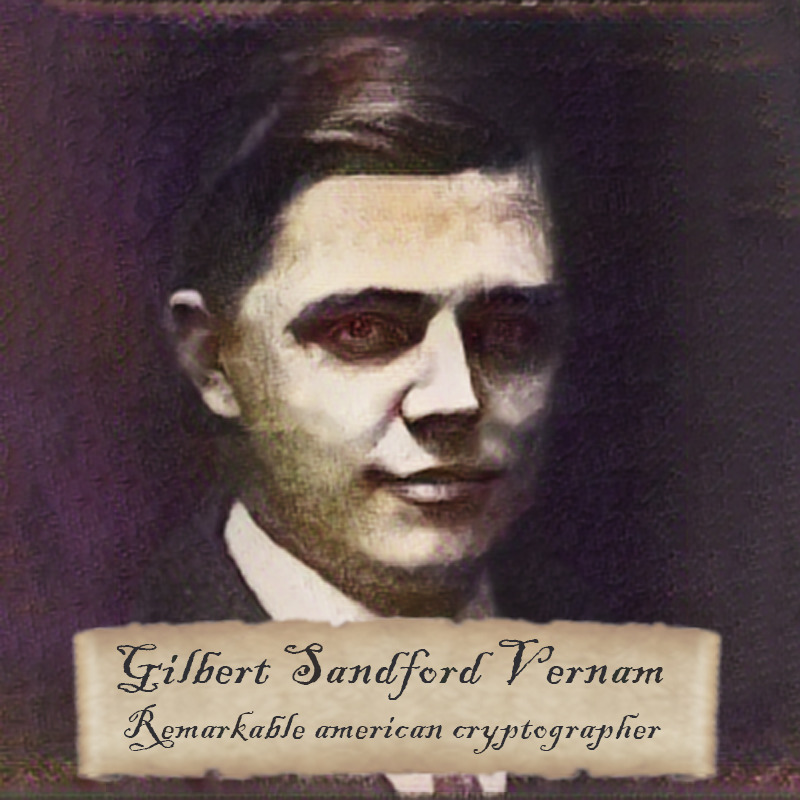
#> input picture materials/vernam_photo.jpeg, 800 x 800 px; the run also reads 1 picture not shown here
$ jupyter execute --allow-errors CTF_QRate.ipynb
#> lines starting #> are read from the running program, lines starting #| are printed output that depends on the picture
# Задача на CTF от компании QRate
**Категории**: криптография, стеганография

**Материалы**: картинка vernam.jpeg

**Текст задачи**: Вам досталась редкая диковинка: портрет Гильберта Вернама, известного криптографа. Сможете ли вы разгадать его секрет?

## Введение

**Этот документ содержит интерактивную графику, которую не поддерживают многие IDE. Чтобы гарантировать корректное отображение, открывайте его в браузере через Jupiter.**

Так как QRate - это компания, которая занимается квантовой криптографией, я хотел включить в задачу что-то связанное с ней.

Основная цель криптографии - это безопасная коммуникация, содержание которой остается в секрете. Для этого классические криптографы используют различные шифры и алгоритмы. Безопасность в них гарантируется сложностью и необычностью математики, используемой для шифрования.

Квантовая криптография в противовес этому фокусируется не на самих шифрах, но на ключах, которые в них используются. Есть ряд довольно простых шифров, гарантирующих абсолютную невозможность взлома. Единственное условие - наличие у пары коммуницирующих агентов (Алисы и Боба) одинакового истинно случайного ключа, который будет использован в процессе.

Наиболее распространенный вариант такого шифрования - это шифр Вернама: ключ и сообщение складываются по модулю два сначала Алисой для шифровки, а затем Бобом для расшифровки. При этом ключ может быть использован для шифрования только одной части сообщения одинаковой с ним длины. Именно нарушение этого правила делает возможной атаку, которую я предлагаю участникам осуществить в этой задаче.

Почему же нельзя использовать ключ несколько раз? Дело в том, что многократное повторное использование секретного ключа дает возможность сделать частотный анализ. Злоумышленник (Ева) всё еще не знает, как расшифровать те или иные зашифрованные символы, но он может посчитать их количество в потоке информации, после чего определить язык сообщения. Сопоставив гистограмму частоты символов языка с полученной, Ева может расшифровать часть символов, вычислить с их помощью ключ, и узнать содержание всего сообщения.

Этот документ устроен следующим образом: сначала мы проследим решение задачи с точки зрения участника соревнования. После этого, я расскажу, как именно создавалась задача. Такой подход позволит вам вносить изменения в структуру задачи, ведь вы будете знать её с обеих сторон. Начнем с решения.

## Часть первая: Решение задачи

Первое, что увидит участник, загрузив материалы задачи - это картинка vernam.jpeg.

Даже если участник не знает, кто такой Гилберт Вернам, он может загуглить его имя. В Википедии его самая значимая работа (шифр Вернама) выделена в отдельный раздел. Отсюда участник должен понять, что задача будет связана с шифром Вернама (он также известен как одноразовый блокнот).

**Первая подсказка: шифр Вернама.**

Теперь попробуем поиграться с картинкой, чтобы найти остальные подсказки. Увеличим насыщенность цвета. Участник может сделать это в любом графическом редакторе.

[cell 1]
# Для интерактивной графики.
from ipywidgets import interact
# Для работы с картинками.
from PIL import Image
# Для частотного анализа.
from collections import Counter
# Для работы с массивами при обработке картинок и не только.
import numpy as np
# Для построения графиков.
from matplotlib import pyplot as plt

[cell 2]
# Функция обрезает надпись из картинки vernam.jpeg.
def prepare_image(image):
    image = image.crop((100, 625, 700, 775))
    image = image.resize((900,300))
    return image

# Загружаем картинки из материалов.
initial_image = prepare_image(Image.open("materials/vernam_photo.jpeg"))
#> in prepare_image, `image = image.crop((100, 625, 700, 775))`:
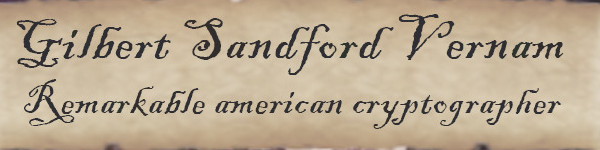
#> image: PIL image 600x150 RGB; mean R, G, B 187.9, 170.8, 146.2
#> in prepare_image, `image = image.resize((900,300))`:
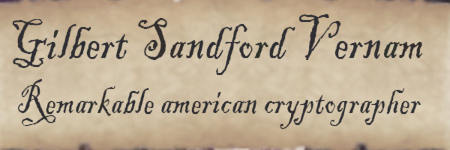
#> image: PIL image 900x300 RGB (shown at 1/2 size); mean R, G, B 187.9, 170.9, 146.2
saturated_image = prepare_image(Image.open("materials/vernam_saturated.png"))
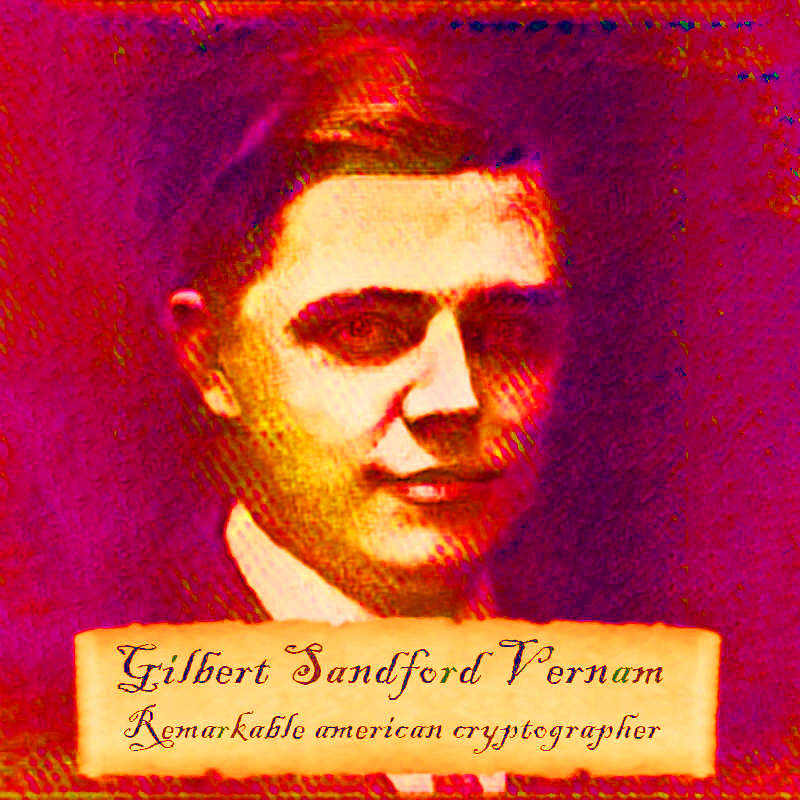
#> input picture materials/vernam_saturated.png, 800 x 800 px
#> in prepare_image (call 2), `image = image.crop((100, 625, 700, 775))`:
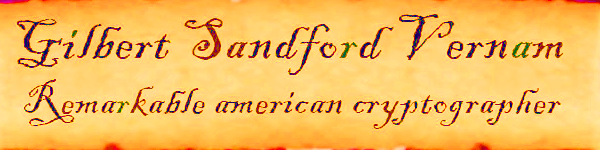
#> image: PIL image 600x150 RGB; mean R, G, B 244.5, 187.9, 94.6
#> in prepare_image (call 2), `image = image.resize((900,300))`:
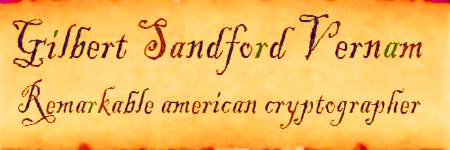
#> image: PIL image 900x300 RGB (shown at 1/2 size); mean R, G, B 244.2, 188.1, 94.8
saturated_blured_image = prepare_image(Image.open("materials/vernam_saturated_blured.png"))
#> in prepare_image (call 3), `image = image.crop((100, 625, 700, 775))`:
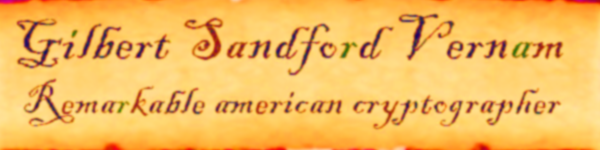
#> image: PIL image 600x150 RGB; mean R, G, B 244.4, 187.8, 94.6
#> in prepare_image (call 3), `image = image.resize((900,300))`:
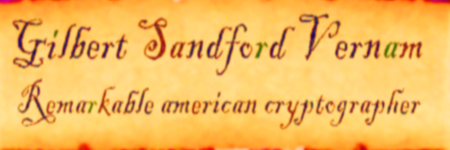
#> image: PIL image 900x300 RGB (shown at 1/2 size); mean R, G, B 244.4, 187.8, 94.7

# Массивы пикселей по каналам для создания цветовой маски.
saturated_blured_image_array = np.array(saturated_blured_image)
saturated_blured_image_array_HSV = np.array(saturated_blured_image.convert("HSV"))
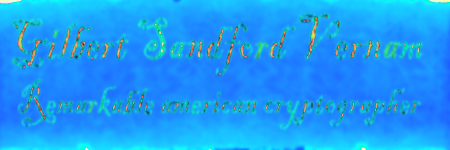
#> saturated_blured_image_array_HSV: shape (300, 900, 3) (shown at 1/2 size); mean R, G, B 30.2, 156.8, 244.5
#> the sliders are set to saturation = 0.5, mode = normal

# Отрисовка интерактивной графики.
@interact(saturation = (0.0, 1.0), mode = ['normal', 'isolate color'])
def saturate_image(mode, saturation = 0.0):
    # Режим без цветовой маски.
#> called with mode = 'normal', saturation = 0.5
    if mode == 'normal':
        resulting_image = Image.blend(initial_image, saturated_image, saturation)
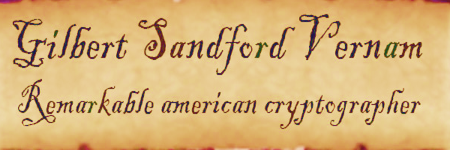
#> resulting_image: PIL image 900x300 RGB (shown at 1/2 size); mean R, G, B 215.8, 179.2, 120.2
#> the sliders are set to language = english
        display(resulting_image)
    # Режим с цветовой маской. Маска сгенерирована процедурно.
    if mode == 'isolate color':
        # Нижняя граница насыщенности.
        lower_mask = saturated_blured_image_array_HSV [:,:,2] >= 0
        # Верхняя граница насыщенности.
        upper_mask = saturated_blured_image_array_HSV [:,:,2] <= 231
        # Комбинация двух границ.
        mask = upper_mask * lower_mask
        # Фильтрация пикселей по границе.
        red = saturated_blured_image_array[:,:,0]*mask
        green = saturated_blured_image_array[:,:,1]*mask
        blue = saturated_blured_image_array[:,:,2]*mask
        isolated_mask = Image.fromarray(np.dstack((red,green,blue)))
        resulting_image_masked = Image.blend(initial_image, isolated_mask, saturation/1.3)
        display(resulting_image_masked)

Красным написано: same key, что намекает на то, что мы нарушили правила одноразовых блокнотов, использовав один и тот же ключ.

**Вторая подсказка: один и тот же ключ**

Зеленым написано .rar, что вместе с форматом картинки .jpeg однозначно указывает любому опытному участнику CTF соревнований, что картинку нужно открыть как архив.
*Кстати, опытный участник CTF мог бы обойтись и без этого, просто посмотрев на размер картинки. 1.52МБ это перебор для картинки размером 800x800, тем более в формате jpeg.*

**Третья подсказка: .rar**

Итак, участник знает, что задача будет связана с шифром Вернама, причем ключ будет один и тот же. Кроме того, он знает, что остальные материалы задачи стоит поискать в картинке, открыв её как архив.

Открыв картинку как архив, мы обнаруживаем ровно один бинарный файл.

Он называется "t=0110001000100010011000100110011010010110011001101001011010011001100100100010001010010010100110011001001000100010100100101001100101100111011101110110011101100110.bin" и содержит в себе одну очень длинную (40 миллионов символов) строчку, состоящую из нулей, единиц и пробелов. Пробелы стоят каждые 160 символов.

Название очевидно дает нам символ из какой-то экзотической 160-битной кодировки.

**Четвертая подсказка: длина одного символа 160 бит.**

**Пятая подсказка: зашифрованный текст - это латиница.**

Участник наверняка потратит какое-то количество времени, пытаясь раскодировать символ, сопоставив его с ASCII кодом для 't'. Это возможно (позже об этом во второй части), но кодировка довольно нетривиальна, и её декодирование не требуется для получения флага и решения задачи. Утратив надежду сломать кодировку (или разгадав её), участник перейдет к содержимому бинарного файла.

Для начала, можно попробовать найти наш символ внутри бинарного файла. Такая функция есть в любом текстовом редакторе (find).

[cell 3]
# Копируем название, открываем файл.
t = "0110001000100010011000100110011010010110011001101001011010011001100100100010001010010010100110011001001000100010100100101001100101100111011101110110011101100110"
#> (the rest of this cell did not finish here and is left out)

Его там не окажется. Но как же так? Зачем давать символ, которого нет в тексте? А какие вообще символы там есть? Из четвертой подсказки участник знает, что длина одного символа - 160 бит. Именно эти мысли (ну или статья на википедии про шифр Вернама и атаки на него) и должны навести участника на идею частотного анализа. Поскольку в бинарном файле есть пробелы, участник может воспользоваться онлайн-сервисом или продвинутым текстовым редактором для его осуществления.

#> (a cell that did not finish here is left out)

Итак, участник знает, что в файле всего 84 разных вида символов. Самый частый из них встречается больше 40000 раз, самый редкий - ровно 1. Значит это не случайная последовательность нулей и единиц, а какой-то зашифрованный текст. При этом, буквы t, в том виде, в котором она была дана в названии, среди них нет.

А что если помимо экзотической 160битной кодировки текст также зашифрован шифром Вернама, а буква 't' дана в расшифрованном, первозданном виде? Тогда участник наверняка попробует найти букву t в зашифрованном виде. Для этого, хорошо было бы сначала определить язык, на котором написан зашифрованный в файле текст. Участник уже знает, что это латиница, поэтому следует рассмотреть самые основные варианты (английский, испанский, немецкий, французский, итальянский) и сравнить их распределения с полученным.

Участнику важно помнить, что его частотный портрет не получится идеальным, состоящим только из маленьких букв латиницы. Символов всё-таки целых 84, значит там есть и маленькие, и большие буквы, и знаки препинания, и что самое главное - пробелы. Пробел - самый распространенный знак в любом тексте, соответственно, он точно соответствует первому столбику, и его нужно убрать из выборки.

Для каждого из вариантов языков можно посчитать, насколько ожидаемый результат расходится с реальным. Это не обязательно, в нашем случае наилучший вариант видно на глаз, но мы всё равно сделаем это, чтобы убедиться.

[cell 5]
# Данные пяти языков, взятые из открытого источника (https://www.sttmedia.com/)
english_frequencies  = {'E': 12.60, 'T': 9.37, 'A': 8.34, 'O': 7.70, 'N': 6.80, 'I': 6.71, 'H': 6.11, 'S': 6.11, 'R': 5.68, 'L': 4.24, 'D': 4.14, 'U': 2.85, 'C': 2.73  , 'M': 2.53, 'W': 2.34, 'Y': 2.04, 'F': 2.03, 'G': 1.92, 'P': 1.66, 'B': 1.54, 'V': 1.06, 'K': 0.87, 'J': 0.23, 'X': 0.20, 'Q': 0.09, 'Z': 0.06}
spanish_frequencies = {'E': 13.72, 'A': 11.72, 'O': 8.44, 'S': 7.20, 'N': 6.83, 'R': 6.41, 'I': 5.28, 'L': 5.24, 'D': 4.67, 'T': 4.60, 'U': 4.55, 'C': 3.87, 'M': 3.08, 'P': 2.89, 'B': 1.49, 'H': 1.18, 'Q': 1.11, 'Y': 1.09, 'V': 1.05, 'G': 1.00, 'Ó': 0.76, 'Í': 0.70, 'F': 0.69, 'J': 0.52, 'Z': 0.47, 'Á': 0.44, 'É': 0.36, 'Ñ': 0.17, 'X': 0.14, 'Ú': 0.12, 'K': 0.11, 'W': 0.04, 'Ü': 0.02}
german_frequencies = {'E': 16.93, 'N': 10.53, 'I': 8.02, 'R': 6.89, 'S': 6.42, 'T': 5.79, 'A': 5.58, 'D': 4.98, 'H': 4.98, 'U': 3.83, 'L': 3.60, 'C': 3.16, 'G': 3.02, 'M': 2.55, 'O': 2.24, 'B': 1.96, 'W': 1.78, 'F': 1.49, 'K': 1.32, 'Z': 1.21, 'V': 0.84, 'P': 0.67, 'Ü': 0.65, 'Ä': 0.54, 'ß': 0.37, 'Ö': 0.30, 'J': 0.24, 'X': 0.05, 'Y': 0.05, 'Q': 0.02}
french_frequencies = {'E': 15.10, 'A': 8.13, 'S': 7.91, 'T': 7.11, 'I': 6.94, 'R': 6.43, 'N': 6.42, 'U': 6.05, 'L': 5.68, 'O': 5.27, 'D': 3.55, 'M': 3.23, 'C': 3.15, 'P': 3.03, 'É': 2.13, 'V': 1.83, 'H': 1.08, 'G': 0.97, 'F': 0.96, 'B': 0.93, 'Q': 0.89, 'J': 0.71, 'À': 0.54, 'X': 0.42, 'È': 0.35, 'Ê': 0.24, 'Z': 0.21, 'Y': 0.19, 'K': 0.16, 'Ô': 0.07, 'Û': 0.05, 'W': 0.04, 'Â': 0.03, 'Î': 0.03, 'Ü': 0.02, 'Ù': 0.02, 'Ë': 0.01, 'Œ': 0.01, 'Ç':0.01, 'Ï': 0.01}
italian_frequencies = {'E': 11.49, 'A': 10.85, 'I': 10.18, 'O': 9.97, 'N': 7.02, 'T': 6.97, 'R': 6.19, 'L': 5.70, 'S': 5.48, 'C': 4.30, 'D': 3.39, 'U': 3.16, 'P': 2.96, 'M': 2.87, 'H': 1.43, 'B': 1.05, 'F': 1.01, 'Z': 0.85, 'Q': 0.45, 'È': 0.42, 'À': 0.15, 'Ù': 0.12, 'Ò': 0.11, 'Ì': 0.09, 'É': 0.06}
languages = {'english': english_frequencies, 'spanish': spanish_frequencies, 'german': german_frequencies, 'french': french_frequencies, 'italian': italian_frequencies}

# Отрисовка интерактивных графиков.
#> (the rest of this cell did not finish here and is left out)

Теперь участник точно знает, что язык сообщения - английский. Ну а судя по его распределению буква 't' - вторая по частоте. Дело за малым - побитово сложить букву из названия файла и букву из текста и получить ключ, которым был зашифрован текст. Это можно сделать в любом удобном онлайн калькуляторе или вообще на бумажке.

[cell 6]
# Функция для побитового сложения.
def xor_two_letters(first, second):
    return ''.join(str(int(first[i]!=second[i])) for i in range(len(first)))

#> (the rest of this cell did not finish here and is left out)

Что же дальше? Может быть, попробовать расшифровать весь текст? Это возможно, но не требуется для решения задачи. Всё гораздо проще! Полученный ключ - это восьмибитная последовательность UTF-8, которая и является флагом. Её можно расшифровать любым онлайн дескриптором.

[cell 7]
# Функция для перевода из UTF-8 в текст.
def binary_utf8_to_string(message):
    return ''.join(chr(int(i, 2)) for i in [message[window:window + 8] for window in range(0, len(message), 8)])

#> (the rest of this cell did not finish here and is left out)

Задача решена.

## Часть вторая: создание задачи.

Для начала, я сделал картинку. Хотелось, чтобы она была похожа на загадочный фамильный портрет с лицом Гильберта Вернама. К сожалению, в интернете есть ровно одна фотография Вернама, и она не похожа на картину ни в одном приближении. Я использовал машинное обучение, чтобы увеличить разрешение, после чего совместил получившуюся картинку со styleGAN трансфером (переносили стиль какой-то картины эпохи возрождения). После этого я прифотошопил надпись. Всё буквы в надписи имеют одинаковые характеристики Saturation (10%) и Lightness, а вот Hue разведен по трем разным полюсам (R/G/B). Именно это позволяет проявить подсказки, увеличив насыщенность цвета.

После этого, я подготовил текст. Это книжка Николя Жизана "Квантовая случайность" на английском языке, переведенная в текстовый файл и очищенная от всех невосьмибитных символов. Получившийся текст можно увидеть в файле 'quantum_chance_eng.txt'. Текст этой книжки станет подарком самым упорным участникам, расшифровавшим весь текст после сдачи флага.

[cell 8]
book = open("materials/quantum_chance_eng.txt", "r")
#> (reads materials/quantum_chance_eng.txt from the repository)
#> the sliders are set to language = english
book_text = book.read()
book.close()

print(book_text)

Чтобы убедиться, что этот текст подходит для частотного анализа, нужно сравнить частоты его символов с частотами разных языков (и убедиться, что английский самый подходящий кандидат). Кроме того, это позволит выбрать символ, который мы предложим найти участникам. Символ должен быть на одинаковой позиции в обоих графиках (не учитывая пробел). Проверим это.

[cell 9]
# Получение данных для графика.
book_text_counter = Counter(book_text)
book_text_counter["/n"] = book_text_counter.pop('\n')
book_text_counter_sorted = book_text_counter.most_common()
letters = list(letter[0] for letter in book_text_counter_sorted[1:len(book_text_counter_sorted)])
frequencies = list((book_text_counter[letter] for letter in letters))

# Отрисовка интерактивных графиков.
@interact(language = ['english', 'spanish', 'german', 'french', 'italian'])
def compare_frequencies_text_graph(language):
    # Сохранение выбранного языка.
#> called with language = 'english'
    language_frequencies = languages[language]

    # Получение данных для графика.
    symbols = list(str(list(language_frequencies.keys())[i]) + '/' + str(letters[i]) for i in range (len(language_frequencies.keys())))
    language_frequencies_array = list(language_frequencies.values())
    our_frequencies_array = list(frequency/sum(frequencies[0 : len(language_frequencies_array)]) * 100 for frequency in frequencies[0 : len(language_frequencies_array)])

    # Построение графика.
    x_axis = np.arange(len(symbols))
    plt.bar(x_axis - 0.2, language_frequencies_array, 0.4, color = 'orange')
    plt.bar(x_axis + 0.2, our_frequencies_array, 0.4, color = 'green')
    plt.xticks(x_axis, symbols, fontsize = 20)
    plt.show()
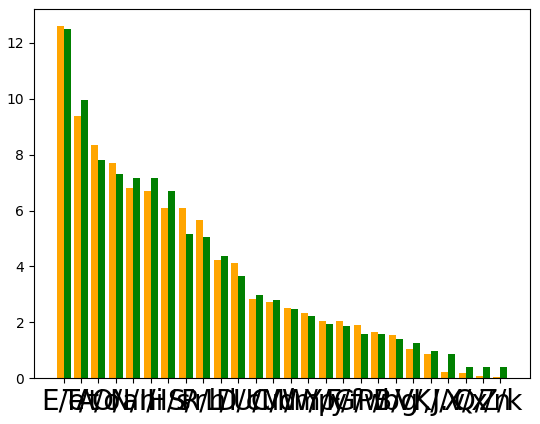
#> figure drawn by matplotlib, 1 panel; tallest bar 12.6 high, from x = -0.4 to 0; tallest bar 12.49 high, from x = -2.78e-17 to 0.4

    # Подсчет разницы.
    difference = np.sqrt(sum((language_frequencies_array[x]-our_frequencies_array[x])**2 for x in range(len(symbols))))
    print('Расхождение: ' + str(round(difference, 2)))

Чтобы упростить задачу, я принял решение дать первую согласную букву 't'.

Для шифра Вернама мы с Элом решили использовать флаг mctf{try_using_QRNG}. QRNG - это квантовый генератор случайных чисел, именно он используется для генерации ключей в квантовых коммуникациях. Если бы мы использовали его и не повторяли ключ для шифрования каждого символа, частотный анализ и все другие атаки стали бы невозможны.

Флаг содержит ровно 20 символов, а значит в битовом представлении его длина 160 бит.

[cell 10]
flag = 'mctf{try_using_QRNG}'

# Функция перевода текста в битовую строку в формате UTF-8
def string_to_binary_utf8(message):
    return ''.join(str(format(ord(letter), '08b')) for letter in message)

binary_utf8_flag = string_to_binary_utf8(flag)
print("Флаг в UTF-8: " + binary_utf8_flag)
print("Длина флага в UTF-8: " + str(len(binary_utf8_flag)))

Значит, кодировка, которая будет использоваться для текста книжки, должна переводить один символ в 160 бит.

Эта кодировка основана на очень простой идее. Я перевожу символ в UTF-8, и получаю 8 бит. Мне нужно 160. Запишем каждый из 8 бит, представив, что перед нами монохромный пиксельный экран, с разрешением 4x5 пикселей на символ. Единица ставится в горящий пиксель, ноль во все остальные. После этого, прочитаем получившийся 32x5 битный экран слева-направо сверху-вниз. Можете попробовать сами; введите любой восьмибитный символ:

[cell 11]
# Функция для перевода битовой строки UTF-8 в пиксели.
def binary_utf8_to_binary_pixels(message):
    # Пиксели для нуля и единицы.
    numbers = [['0110',
                '1001',
                '1001',
                '1001',
                '0110'],

               ['0010',
                '0110',
                '0010',
                '0010',
                '0111']]
    return ''.join(list((numbers[message[i%8] == '1'][i//8] for i in range (40))))

# Функция для перевода текстовой строки в пиксели, основанная на функции выше.
def string_to_binary_pixels(message):
    return ''.join(binary_utf8_to_binary_pixels(string_to_binary_utf8(x)) for x in message)

symbol = input()
print('Символ: ' + symbol)

symbol_utf8 = string_to_binary_utf8(symbol)
print('\nСимвол в UTF-8: ' + symbol_utf8)

symbol_pixels = string_to_binary_pixels(symbol)
print('\nСимвол в пикселях: ')
for counter in range(5):
    line = symbol_pixels[counter*32:counter*32+32].replace('0', ' ').replace('1', '█')
    print(' '.join(symbol for symbol in [line[window:window + 4] for window in range(0, len(line), 4)]))

print('\nСимвол в пикселях (отформатированный): ')
for counter in range(5):
    line = symbol_pixels[counter*32:counter*32+32]
    print(' '.join(symbol for symbol in [line[window:window + 4] for window in range(0, len(line), 4)]))

print('\nСимвол в пикселях строчкой: ' + symbol_pixels)

Если принцип всё ещё не ясен, можете посмотреть реализацию этих (и многих других) функций на C++. Тут они написаны не в одну строчку: https://replit.com/@valofey/Qrate-CTF-Task#main.cpp

Форма нуля и единицы выбрана неслучайно. Ноль содержит 10 нулей и 10 единиц, единица содержит 8 единиц и 12 нулей - важно, чтобы количество было примерно одинаковым.

Кстати, такая кодировка позволяет считывать UTF-8 без дополнительных инструментов. Достаточно просто сделать окно своего текстового редактора шириной в 32 символа, и хаотичные строчки сложатся в пиксели. Но это скорее прикольная фишка, нежели изначальный замысел. Еще одна фишка связана с декодированием: если кто-то из участников догадается, как устроена кодировка, это не позволит ему сразу решить задачу, но упростит решение. Он сможет сам выбрать символ для поиска в частотном анализе (а значит выбрать пробел и пропустить фазу проверки языка).

Теперь закодируем нашу книжку нашим пиксельной кодировкой.

[cell 12]
pixel_book_text = string_to_binary_pixels(book_text)
